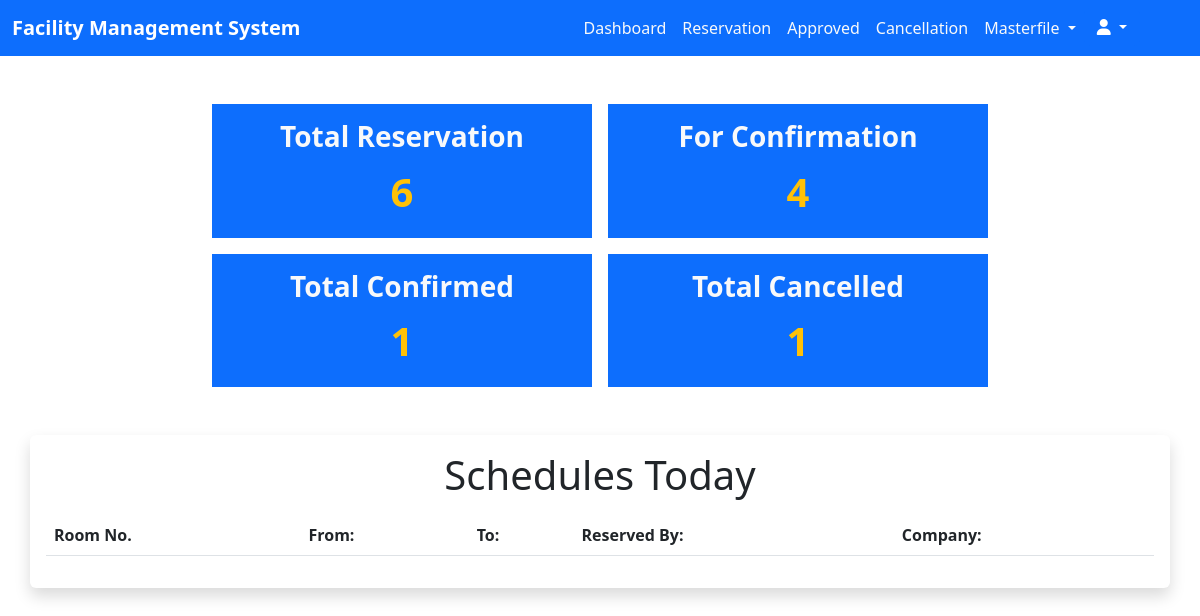
Before: /admin/dashboard_admin.php (signed in) with the older database file.
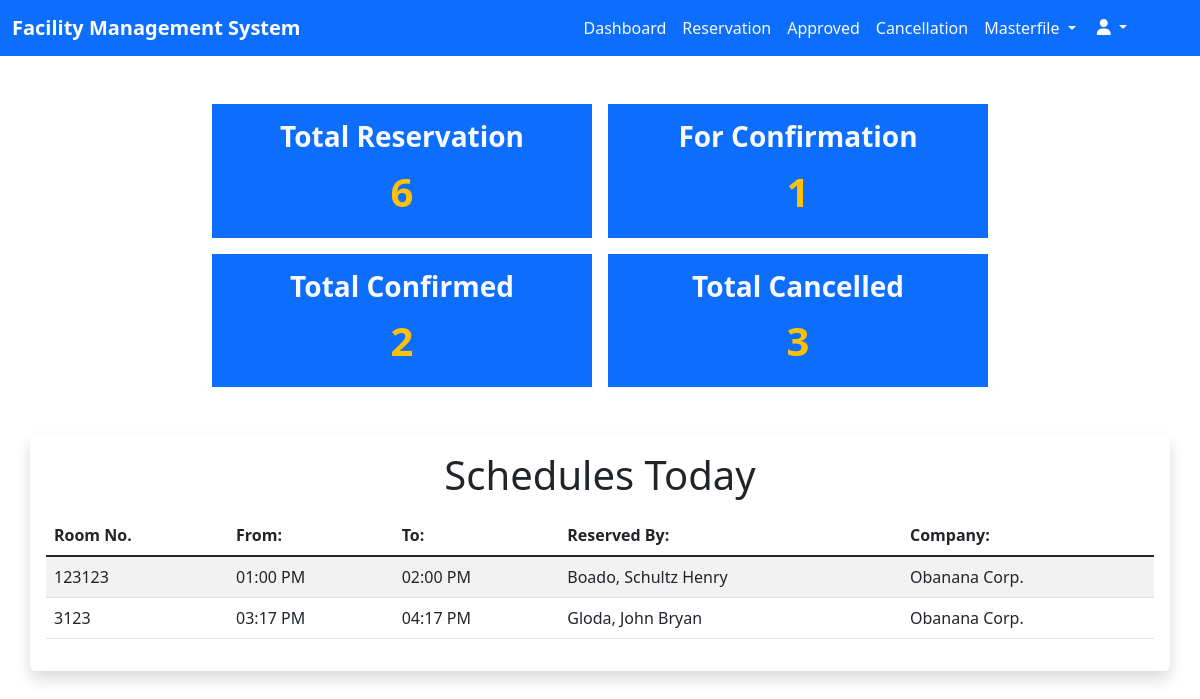
After: the same page with the newer database file.
### tables this page shows
CREATE TABLE `reservations` (
  `id` int(11) NOT NULL,
  `users_id` int(11) DEFAULT NULL,
  `created_date` date DEFAULT current_timestamp(),
  `rsvn_no` varchar(255) NOT NULL,
  `created_by` varchar(255) NOT NULL,
  `room_type` varchar(255) NOT NULL,
  `date_from` date NOT NULL,
  `date_to` date NOT NULL,
  `time_from` time(6) NOT NULL,
  `time_to` time(6) NOT NULL,
  `statuses` varchar(255) NOT NULL,
  `cancel_reasons` varchar(255) NOT NULL
);

CREATE TABLE `users_accounts` (
  `id` int(11) NOT NULL,
  `last_names` varchar(255) NOT NULL,
  `first_names` varchar(255) NOT NULL,
  `username` varchar(255) NOT NULL,
  `company` varchar(255) NOT NULL,
  `emails` varchar(255) NOT NULL,
  `passwords` varchar(255) NOT NULL,
  `statuses` varchar(255) NOT NULL
);

### admin/dashboard_admin.php (the view, shortened to what this page needs)
<?php
  require_once $_SERVER["DOCUMENT_ROOT"] . "/facility_management/database/connection.php";
  $queryUsers = "SELECT * FROM users_accounts";
  $sqlUsers = mysqli_query($con, $queryUsers);
  $results = mysqli_fetch_assoc($sqlUsers);
  $company = $_SESSION['company_name'] = $results['company'];
  $queryReadReservations = "SELECT * FROM reservations WHERE statuses = 'APPROVED' AND date_from = CURRENT_DATE() ORDER BY time_from ASC ";
  $sqlReadReservations = mysqli_query($con, $queryReadReservations);
  $queryTotalReservations = "SELECT statuses FROM reservations ORDER BY statuses";
  $sqlTotalReservations = mysqli_query($con, $queryTotalReservations);
  $row = mysqli_num_rows($sqlTotalReservations);
  $queryForConfirm = "SELECT statuses FROM reservations WHERE statuses = 'PENDING' ORDER BY statuses";
  $sqlForConfirm = mysqli_query($con, $queryForConfirm);
  $rowForConfirm = mysqli_num_rows($sqlForConfirm);
  $queryTotalConfirm = "SELECT statuses FROM reservations WHERE statuses = 'APPROVED' ORDER BY statuses";
  $sqlTotalConfirm = mysqli_query($con, $queryTotalConfirm);
  $rowConfirm = mysqli_num_rows($sqlTotalConfirm);
  $queryTotalCancel = "SELECT statuses FROM reservations WHERE statuses = 'REJECT' ORDER BY statuses";
  $sqlTotalCancel = mysqli_query($con, $queryTotalCancel);
  $rowCancel = mysqli_num_rows($sqlTotalCancel);
?>
<!DOCTYPE html>
<html lang="en">
<head>
  <link href="https://cdn.jsdelivr.net/npm/bootstrap@5.2.3/dist/css/bootstrap.min.css" rel="stylesheet"
 />
  <link rel="stylesheet" href="./styles/dashboard-admin.css" />
</head>
<body>
  <nav class="navbar navbar-expand-lg bg-primary">
    <div class="container-fluid">
      <a class="navbar-brand fw-bold text-white __navbar-brand" href="dashboard_admin.php">Facility Management
        System</a>
      <div class="collapse navbar-collapse" id="nav">
        <ul class="navbar-nav ms-auto mb-2 mb-lg-0 me-5">
          <li class="nav-item text-center">
            <a href="dashboard_admin.php" class="nav-link text-light">Dashboard</a>
          </li>
          <li class="nav-item text-center">
            <a href="pending_reservation.php" class="nav-link text-light">Reservation</a>
          </li>
          <li class="nav-item text-center">
            <a href="approved.php" class="nav-link text-light">Approved</a>
          </li>
          <li class="nav-item text-center">
            <a href="cancellation.php" class="nav-link text-light">Cancellation</a>
          </li>
          <li class="nav-item dropdown text-center">
            <a class="nav-link dropdown-toggle text-center text-light" href="#" data-bs-toggle="dropdown">
              Masterfile
            </a>
          </li>
          <div class="dropdown">
            <button class="btn btn-primary dropdown-toggle" type="button" data-bs-toggle="dropdown">
              <i class="fa-sharp fa-solid fa-user"></i>
            </button>
          </div>
        </ul>
      </div>
    </div>
  </nav>
  <div class="container-fluid mt-5">
    <div class="container">
      <div class="row gap-3 justify-content-center">
        <div class="col-12 col-md-4 bg-primary">
          <p class="h3 fw-bold text-light text-center mt-3">
            Total Reservation
          </p>
          <p class="fs-1 text-warning fw-bold text-center"><?php echo $row ?></p>
        </div>
        <div class="col-12 col-md-4 bg-primary">
          <p class="h3 fw-bold text-light text-center mt-3">
            For Confirmation
          </p>
          <p class="fs-1 text-warning fw-bold text-center"><?php echo $rowForConfirm ?></p>
        </div>
        <div class="col-12 col-md-4 bg-primary">
          <p class="h3 fw-bold text-light text-center mt-3">Total Confirmed</p>
          <p class="fs-1 text-warning fw-bold text-center"><?php echo $rowConfirm  ?></p>
        </div>
        <div class="col-12 col-md-4 bg-primary">
          <p class="h3 fw-bold text-light text-center mt-3">Total Cancelled</p>
          <p class="fs-1 text-warning fw-bold text-center"><?php echo $rowCancel ?></p>
        </div>
      </div>
    </div>
  </div>
  <div class="container-fluid mt-5">
    <div class="container bg-primary shadow p-3 mb-5 bg-body rounded">
      <p class="h1 text-center mb-3">Schedules Today</p>
      <table class="table table-striped table-hover">
        <thead>
          <tr>
            <th scope="col">Room No.</th>
            <th scope="col">From:</th>
            <th scope="col">To:</th>
            <th scope="col">Reserved By:</th>
            <th scope="col">Company:</th>
          </tr>
        </thead>
        <tbody class="table-group-divider">
          <?php while($rowUsers = mysqli_fetch_assoc($sqlReadReservations)) { ?>
          <tr>
            <td><?php echo $rowUsers['rsvn_no'] ?></td>
            <td><?php echo date("h:i A", strtotime($rowUsers['time_from'])) ?></td>
            <td><?php echo date("h:i A", strtotime($rowUsers['time_to'])) ?></td>
            <td><?php echo $rowUsers['created_by'] ?></td>
            <td><?php echo $company ?></td>
          </tr>
          <?php } ?>
        </tbody>
      </table>
    </div>
  </div>
</body>
</html>

Changed rows visible on the page:
added reservations: rsvn_no "123123", time_from "01:00 PM", time_to "02:00 PM", created_by "Boado, Schultz Henry", users.company "Obanana Corp."
now on this page (row edited): reservations: rsvn_no "3123", time_from "03:17 PM", time_to "04:17 PM", created_by "Gloda, John Bryan"
now on this page (row unchanged): users_accounts: company "Obanana Corp."
Other visible differences:
$rowForConfirm: "4" → "1"
$rowConfirm: "1" → "2"
$rowCancel: "1" → "3"
